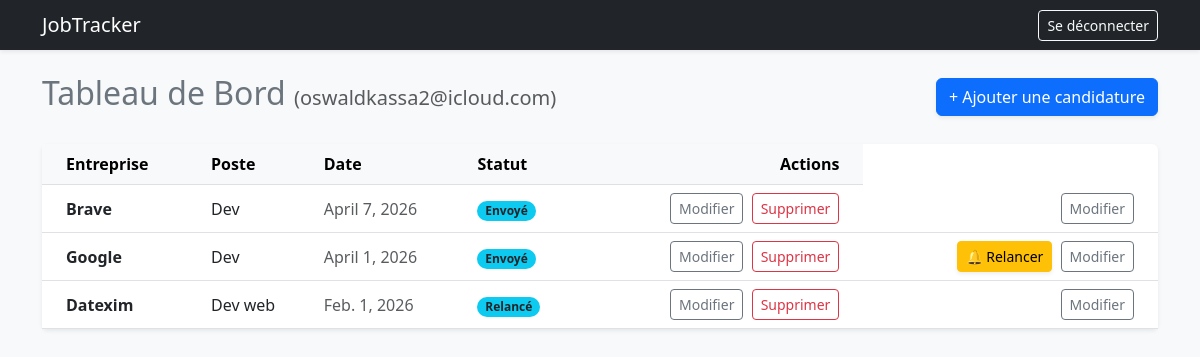
The page /applications/ (signed in) on the database its author committed.
### applications/models.py (models this page shows, shortened)
class Application(models.Model):
    STATUS_CHOICES = [
        ('sent', 'Envoyé'),
        ('relance', 'Relancé'),
        ('interview', 'Entretien'),
        ('refused', 'Refusé'),
        ('accepted', 'Accepté'),
    ]
    user = models.ForeignKey(User, on_delete=models.CASCADE)
    company = models.CharField(max_length=100)
    position = models.CharField(max_length=100)
    date_applied = models.DateField()
    date_relance = models.DateField(blank=True, null=True)
    status = models.CharField(max_length=20, choices=STATUS_CHOICES, default='sent')
    notes = models.TextField(blank=True)
    def doit_relancer(self):
        if self.status == 'sent' and not self.date_relance:
            diff = date.today() - self.date_applied
            return diff.days >= 7
        return False

### applications/views.py (the view)
# urls.py: path('', views.application_list, name='application_list'),
@login_required
def application_list(request):
    apps = Application.objects.filter(user=request.user).order_by('-date_applied')
    il_y_a_une_semaine = date.today() - timedelta(days=7)
    nb_relances = apps.filter(
        status='sent',
        date_applied__lte=il_y_a_une_semaine,
        date_relance__isnull=True
    ).count()
    return render(request, 'applications/list.html', {
        'apps': apps,
        'nb_relances': nb_relances
    })

### templates/applications/list.html (shortened to what this page needs)
<!DOCTYPE html>
<html lang="fr">
<head>
    <link href="https://cdn.jsdelivr.net/npm/bootstrap@5.3.0/dist/css/bootstrap.min.css" rel="stylesheet">
</head>
<body class="bg-light">
    <nav class="navbar navbar-dark bg-dark mb-4 shadow-sm">
        <div class="container">
            <span class="navbar-brand mb-0 h1">JobTracker</span>
            <form action="{% url 'logout' %}" method="post" class="m-0">
                <button type="submit" class="btn btn-outline-light btn-sm">Se déconnecter</button>
            </form>
        </div>
    </nav>
    <div class="container">
        <div class="d-flex justify-content-between align-items-center mb-4">
            <h2 class="text-secondary">Tableau de Bord <small class="text-muted fs-5">({{ user.username }})</small></h2>
            <a href="{% url 'application_create' %}" class="btn btn-primary shadow-sm">+ Ajouter une candidature</a>
        </div>
        <div class="card border-0 shadow-sm">
            <div class="table-responsive">
                <table class="table table-hover align-middle mb-0">
                    <thead class="table-light">
                        <tr>
                            <th class="ps-4">Entreprise</th>
                            <th>Poste</th>
                            <th>Date</th>
                            <th>Statut</th>
                            <th class="text-end pe-4">Actions</th>
                        </tr>
                    </thead>
                    <tbody>
                        {% for app in apps %}
                        <tr>
                            <td class="ps-4 fw-bold text-dark">{{ app.company }}</td>
                            <td>{{ app.position }}</td>
                            <td class="text-muted">{{ app.date_applied }}</td>
                            <td>
                                <span class="badge rounded-pill bg-info text-dark">{{ app.get_status_display }}</span>
                            </td>
                            <td class="text-end pe-4">
                                <a href="{% url 'application_update' app.id %}"
                                    class="btn btn-sm btn-outline-secondary">Modifier</a>
                                <a href="{% url 'application_delete' app.id %}"
                                    class="btn btn-sm btn-outline-danger ms-1"
                                    onclick="return confirm('Supprimer ?')">Supprimer</a>
                            </td>
                            <td class="text-end pe-4">
                                {% if app.doit_relancer %}
                                <a href="{% url 'mark_as_relanced' app.id %}"
                                    class="btn btn-sm btn-warning shadow-sm me-1"
                                    title="Marquer comme relancé aujourd'hui">
                                    🔔 Relancer
                                </a>
                                {% endif %}
                                <a href="{% url 'application_update' app.id %}"
                                    class="btn btn-sm btn-outline-secondary">Modifier</a>
                            </td>
                        </tr>
                        {% empty %}
                        <tr>
                            <td colspan="5" class="text-center py-5 text-muted">Aucune candidature pour le moment.</td>
                        </tr>
                        {% endfor %}
                    </tbody>
                </table>
            </div>
        </div>
    </div>
</body>
</html>

### rows shown on the page
Application: company "Brave", position "Dev", date_applied "April 7, 2026", status "Envoyé"
Application: company "Google", position "Dev", date_applied "April 1, 2026", status "Envoyé", shows "🔔 Relancer"
Application: company "Datexim", position "Dev web", date_applied "Feb. 1, 2026", status "Relancé"

### other values the page prints
{{ user.username }} "oswaldkassa2@icloud.com"
